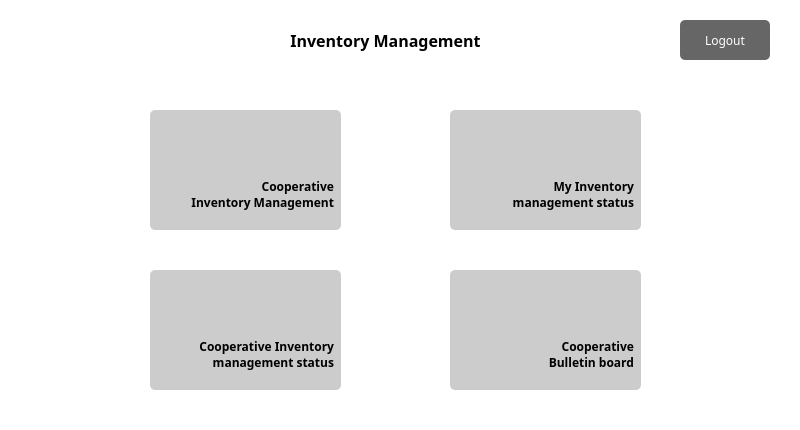
<?xml version="1.0" encoding="UTF-8"?>
<ui version="4.0">
 <class>Form</class>
 <widget class="QWidget" name="Form">
  <property name="geometry">
   <rect>
    <x>0</x>
    <y>0</y>
    <width>800</width>
    <height>430</height>
   </rect>
  </property>
  <property name="windowTitle">
   <string>Form</string>
  </property>
  <property name="styleSheet">
   <string notr="true">background-color:rgba(255, 255, 255, 255);</string>
  </property>
  <widget class="QPushButton" name="btnitem">
   <property name="geometry">
    <rect>
     <x>150</x>
     <y>110</y>
     <width>191</width>
     <height>120</height>
    </rect>
   </property>
   <property name="font">
    <font>
     <family>맑은 고딕</family>
     <pointsize>9</pointsize>
     <weight>75</weight>
     <bold>true</bold>
    </font>
   </property>
   <property name="layoutDirection">
    <enum>Qt::LeftToRight</enum>
   </property>
   <property name="styleSheet">
    <string notr="true">QPushButton#btnitem{
	background-color: rgba(204, 204, 204, 255);
	border-radius:5px;
	text-align:right;
	padding-right:7px
}

QPushButton#btnitem::pressed{
	padding-left:5px;
	padding-top:5px;
	background-color:rgba(204, 228, 247, 255);
}</string>
   </property>
   <property name="text">
    <string>


Cooperative
Inventory Management</string>
   </property>
   <property name="iconSize">
    <size>
     <width>20</width>
     <height>20</height>
    </size>
   </property>
   <property name="autoExclusive">
    <bool>false</bool>
   </property>
   <property name="flat">
    <bool>false</bool>
   </property>
  </widget>
  <widget class="QPushButton" name="btnview">
   <property name="geometry">
    <rect>
     <x>450</x>
     <y>110</y>
     <width>191</width>
     <height>120</height>
    </rect>
   </property>
   <property name="font">
    <font>
     <family>맑은 고딕</family>
     <pointsize>9</pointsize>
     <weight>75</weight>
     <bold>true</bold>
    </font>
   </property>
   <property name="layoutDirection">
    <enum>Qt::LeftToRight</enum>
   </property>
   <property name="styleSheet">
    <string notr="true">QPushButton#btnview{
	background-color: rgba(204, 204, 204, 255);
	border-radius:5px;
	text-align:right;
	padding-right:7px
}

QPushButton#btnview::pressed{
	padding-left:5px;
	padding-top:5px;
	background-color:rgba(204, 228, 247, 255);
}</string>
   </property>
   <property name="text">
    <string>


My Inventory
management status</string>
   </property>
   <property name="iconSize">
    <size>
     <width>20</width>
     <height>20</height>
    </size>
   </property>
   <property name="autoExclusive">
    <bool>false</bool>
   </property>
  </widget>
  <widget class="QPushButton" name="btnLogout">
   <property name="geometry">
    <rect>
     <x>680</x>
     <y>20</y>
     <width>90</width>
     <height>40</height>
    </rect>
   </property>
   <property name="font">
    <font>
     <family>맑은 고딕</family>
    </font>
   </property>
   <property name="styleSheet">
    <string notr="true">QPushButton#btnLogout{
	background-color: rgba(102, 102, 102, 255);
	border-radius:5px;
	color: rgba(255, 255, 255, 255);
}

QPushButton#btnLogout::pressed{
	padding-left:5px;
	padding-top:5px;
	background-color:rgba(200, 200, 200, 255);
}</string>
   </property>
   <property name="text">
    <string>Logout</string>
   </property>
  </widget>
  <widget class="QLabel" name="label">
   <property name="geometry">
    <rect>
     <x>260</x>
     <y>20</y>
     <width>251</width>
     <height>41</height>
    </rect>
   </property>
   <property name="font">
    <font>
     <family>맑은 고딕</family>
     <pointsize>12</pointsize>
     <weight>75</weight>
     <bold>true</bold>
    </font>
   </property>
   <property name="styleSheet">
    <string notr="true">background-color: rgba(255, 255, 255, 0);</string>
   </property>
   <property name="text">
    <string>Inventory Management</string>
   </property>
   <property name="textFormat">
    <enum>Qt::RichText</enum>
   </property>
   <property name="alignment">
    <set>Qt::AlignCenter</set>
   </property>
  </widget>
  <widget class="QPushButton" name="btncoop">
   <property name="geometry">
    <rect>
     <x>150</x>
     <y>270</y>
     <width>191</width>
     <height>120</height>
    </rect>
   </property>
   <property name="font">
    <font>
     <family>맑은 고딕</family>
     <pointsize>9</pointsize>
     <weight>75</weight>
     <bold>true</bold>
    </font>
   </property>
   <property name="layoutDirection">
    <enum>Qt::LeftToRight</enum>
   </property>
   <property name="styleSheet">
    <string notr="true">QPushButton#btncoop{
	background-color: rgba(204, 204, 204, 255);
	border-radius:5px;
	text-align:right;
	padding-right:7px
}
QPushButton#btncoop::pressed{
	padding-left:5px;
	padding-top:5px;
	background-color:rgba(204, 228, 247, 255);
}</string>
   </property>
   <property name="text">
    <string>


Cooperative Inventory
management status</string>
   </property>
   <property name="iconSize">
    <size>
     <width>20</width>
     <height>20</height>
    </size>
   </property>
   <property name="autoExclusive">
    <bool>false</bool>
   </property>
  </widget>
  <widget class="QPushButton" name="btnboard">
   <property name="geometry">
    <rect>
     <x>450</x>
     <y>270</y>
     <width>191</width>
     <height>120</height>
    </rect>
   </property>
   <property name="font">
    <font>
     <family>맑은 고딕</family>
     <pointsize>9</pointsize>
     <weight>75</weight>
     <bold>true</bold>
    </font>
   </property>
   <property name="layoutDirection">
    <enum>Qt::LeftToRight</enum>
   </property>
   <property name="styleSheet">
    <string notr="true">QPushButton#btnboard{
	background-color: rgba(204, 204, 204, 255);
	border-radius:5px;
	text-align:right;
	padding-right:7px
}

QPushButton#btnboard::pressed{
	padding-left:5px;
	padding-top:5px;
	background-color:rgba(204, 228, 247, 255);
}</string>
   </property>
   <property name="text">
    <string>


Cooperative
Bulletin board</string>
   </property>
   <property name="iconSize">
    <size>
     <width>20</width>
     <height>20</height>
    </size>
   </property>
   <property name="autoExclusive">
    <bool>false</bool>
   </property>
  </widget>
 </widget>
 <resources/>
 <connections/>
</ui>
